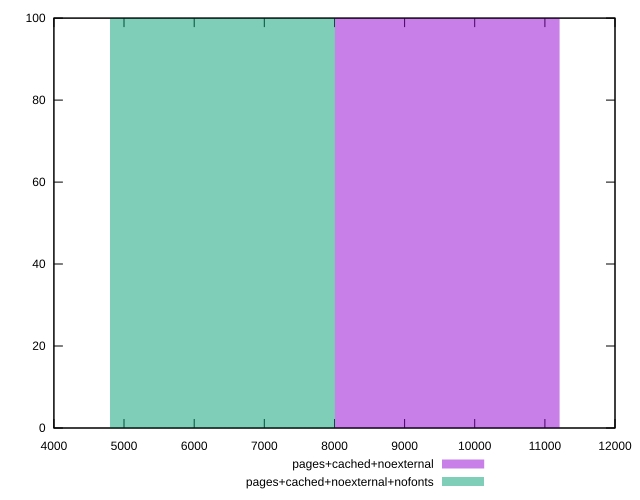

The gnuplot source for this figure:
reset
set terminal svg size 640, 500 enhanced background rgb 'white'
set output "report_00007_2020-12-11T15:55:29.892Z/largest-contentful-paint/comparison/histogram/5_vs_6.svg"

$pagesCachedNoexternal <<EOF
9636.571216917675 100
EOF

$pagesCachedNoexternalNofonts <<EOF
6424.38081127845 100
EOF

set key outside below
set boxwidth 3212.190405639225
set yrange [0:100]
set style fill transparent solid 0.5 noborder

plot \
  $pagesCachedNoexternal title "pages+cached+noexternal" with boxes, \
  $pagesCachedNoexternalNofonts title "pages+cached+noexternal+nofonts" with boxes, \


reset
